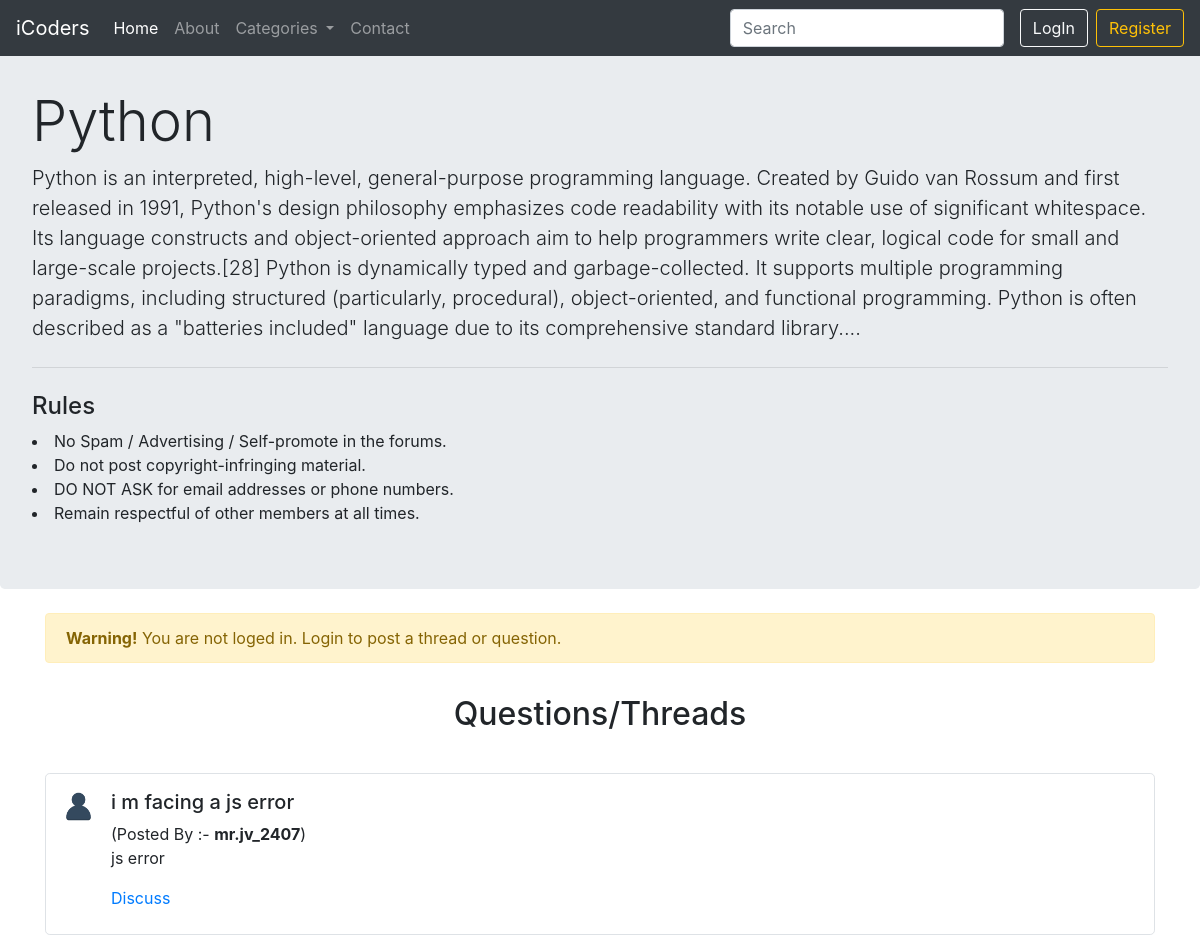
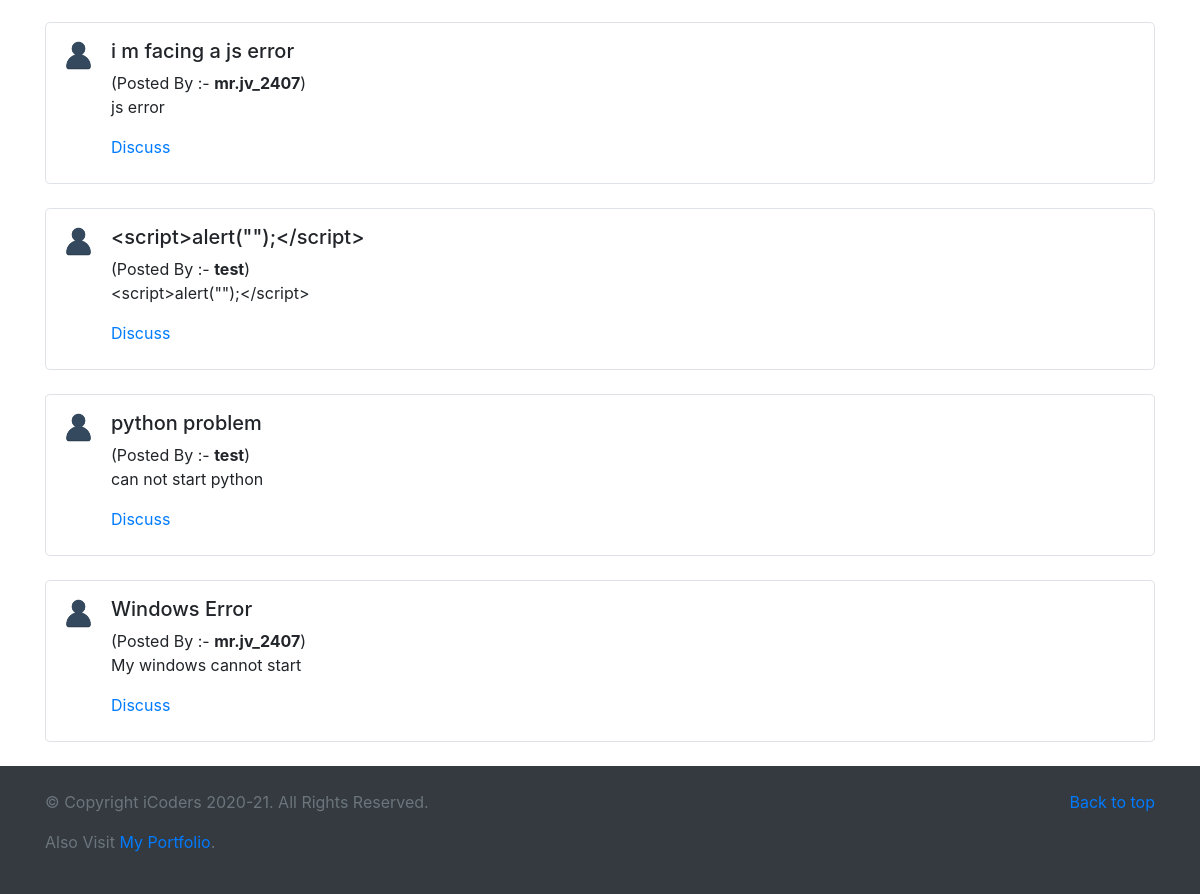
The app's page /threadlist.php?catid=1 with its own data (2 pictures, top to bottom).
### tables this page shows
CREATE TABLE `categories` (
  `category_id` int(8) NOT NULL,
  `category_name` varchar(50) NOT NULL,
  `category_desc` text NOT NULL,
  `dt_created` datetime NOT NULL DEFAULT current_timestamp()
);

CREATE TABLE `threads` (
  `thread_id` int(8) NOT NULL,
  `thread_title` varchar(255) NOT NULL,
  `thread_desc` text NOT NULL,
  `thread_cat_id` int(8) NOT NULL,
  `user_id` int(8) NOT NULL,
  `thread_time` datetime NOT NULL DEFAULT current_timestamp()
);

CREATE TABLE `users066247` (
  `srno` int(8) NOT NULL,
  `name` varchar(30) NOT NULL,
  `username` varchar(30) NOT NULL,
  `email` varchar(30) NOT NULL,
  `password` varchar(255) NOT NULL,
  `dt` datetime NOT NULL DEFAULT current_timestamp()
);

### threadlist.php (the view, shortened to what this page needs)
<!doctype html>
<html lang="en">
<head>
    <link rel="stylesheet" href="https://stackpath.bootstrapcdn.com/bootstrap/4.5.0/css/bootstrap.min.css"
>
</head>
<body>
    <?php
        include "partials/_header.php";
    ?>
    <?php
        $cat_id = $_GET['catid'];
        $sql = "SELECT * FROM `categories` WHERE category_id=$cat_id";
        $result = mysqli_query($conn, $sql);
        $row = mysqli_fetch_assoc($result);
        $cat_name = $row['category_name'];
        $cat_desc = $row['category_desc'];
        echo '
        <div class="jumbotron my-4">
        <h2 class="display-4">'.$cat_name.'</h2>
            <p class="lead">'.$cat_desc.'...</p>
            <hr class="my-4">
        <h4>Rules</h4>
            <li>No Spam / Advertising / Self-promote in the forums.</li>
            <li>Do not post copyright-infringing material.</li>
            <li>DO NOT ASK for email addresses or phone numbers.</li>
            <li>Remain respectful of other members at all times.</li>
        </div>';
    ?>
    <div class="container">
    <?php
    if(isset($_SESSION['login']) && $_SESSION['login']==true){
        echo '<h2 class="text-center">Ask A Question</h2>
        <form action="'.$_SERVER['REQUEST_URI'].'" method="POST">
            <div class="form-group">
                <label for="title">Thread Title</label>
                <input type="text" class="form-control" id="title" name="title" require>
            </div>
            <div>
                <li>Please Try To Make Question Titile Short As Possible.</li>
            </div>
            <div class="form-group">
                <label for="thread_desc">Thread Description</label>
                <textarea class="form-control" id="thread_desc" rows="3" name="thread_desc"></textarea>
            </div>
            <input type="submit" value="Post" class="btn btn-outline-success btn-md">
        </form>
    </div>';
    }else{
        echo '<div class="alert alert-warning fade show" role="alert">
                <strong>Warning!</strong> You are not loged in. Login to post a thread or question.
              </div>';
    }
    ?>
</div>
        <div class="container" style="min-height: 700px">
            <h2 class="text-center py-3">Questions/Threads</h2>
            <?php
            $thread_cat_id = $cat_id;
            $sql = "SELECT * FROM threads WHERE thread_cat_id='$thread_cat_id' ORDER BY thread_id DESC LIMIT 10";
            $result = mysqli_query($conn, $sql);
            while($row = mysqli_fetch_assoc($result)){
                $thread_id = $row['thread_id'];
                $thread_title = $row['thread_title'];
                $thread_desc = $row['thread_desc'];
                $user_id = $row['user_id'];
                $sql2 = "SELECT username FROM users066247 WHERE srno='$user_id'";
                $result2 = mysqli_query($conn, $sql2);
                $row2 = mysqli_fetch_assoc($result2);
                $username = $row2['username'];
                echo '<div class="media my-4 border rounded-lg py-3 px-3">
                <img src="images/user.png" class="mr-3 img-fluid" alt="userlogo" style="width:33px; height:33px">
                <div class="media-body">
                    <h5 class="mt-0">'.$thread_title.'</h5>(Posted By :- <b>'.$username.'</b>)
                    <p>'.$thread_desc.'</P>
                    <p class="my-2"><a href="thread_diss.php?threadid='.$thread_id.'">Discuss</a></p>
                </div>
            </div>';
            }
        ?>
        </div>
        <?php include "partials/_footer.php"?>
</body>
</html>

### partials/_header.php (shortened to what this page needs)
<?php
$signup = true;
echo '<nav class="navbar fixed-top navbar-expand-lg navbar-dark bg-dark">
<a class="navbar-brand" href="#">iCoders</a>
<button class="navbar-toggler" type="button" data-toggle="collapse" data-target="#navbarSupportedContent" aria-controls="navbarSupportedContent" aria-expanded="false" aria-label="Toggle navigation">
  <span class="navbar-toggler-icon"></span>
</button>
<div class="collapse navbar-collapse" id="navbarSupportedContent">
  <ul class="navbar-nav mr-auto">
    <li class="nav-item active">
      <a class="nav-link" href="index.php">Home<span class="sr-only">(current)</span></a>
    </li>
    <li class="nav-item">
      <a class="nav-link" href="about.php">About</a>
    </li>
    <li class="nav-item dropdown">
      <a class="nav-link dropdown-toggle" href="#" id="navbarDropdown" role="button" data-toggle="dropdown" aria-haspopup="true" aria-expanded="false">
        Categories
      </a>
      <div class="dropdown-menu" aria-labelledby="navbarDropdown">';
      echo '</div>
    </li>
    <li class="nav-item">
      <a class="nav-link" href="contact.php">Contact</a>
    </li>
  </ul>
  <form class="form-inline my-2 my-lg-0" action="search.php">
    <input class="form-control mr-sm-2" type="search" name="query" placeholder="Search" aria-label="Search">
  </form>';
  if($signup){
  echo '
  <button class="btn btn-outline-light ml-2" role="button" aria-pressed="true" data-toggle="modal" data-target="#loginModal">LogIn</button>
  <button class="btn btn-outline-warning ml-2" role="button" aria-pressed="true" data-toggle="modal" data-target="#signupModal">Register</buton>';
  }
  echo '
</div>
</nav>';
?>

### partials/_footer.php
<?php
echo '<footer class="text-muted py-4 bg-dark">
      <div class="container">
         <p class="float-right">
             <a href="#">Back to top</a>
        </p>
        <p>© Copyright iCoders 2020-21. All Rights Reserved.</p>
        <p>Also Visit <a href="http://jayvadhaiya.epizy.com">My Portfolio</a>.</p>
      </div>
</footer>';
?>

### records on screen
categories: category_name "Python", category_desc "Python is an interpreted, high-level, general-purpose programming language. Created by Guido van Rossum and first released in 1991, Python's design philosophy emphasizes code readability with its notable use of significant whitespace. Its language constructs and object-oriented approach aim to help programmers write clear, logical code for small and large-scale projects.[28] Python is dynamically typed and garbage-collected. It supports multiple programming paradigms, including structured (particularly, procedural), object-oriented, and functional programming. Python is often described as a \"batteries included\" language due to its comprehensive standard library."
threads: thread_title "i m facing a js error", user.username "mr.jv_2407", thread_desc "js error"
threads: thread_title "i m facing a js error", user.username "mr.jv_2407", thread_desc "js error"
threads: thread_title "<script>alert(\"\");</script>", user.username "test", thread_desc "<script>alert(\"\");</script>"
threads: thread_title "python problem", user.username "test", thread_desc "can not start python"
threads: thread_title "Windows Error", user.username "mr.jv_2407", thread_desc "My windows cannot start"
